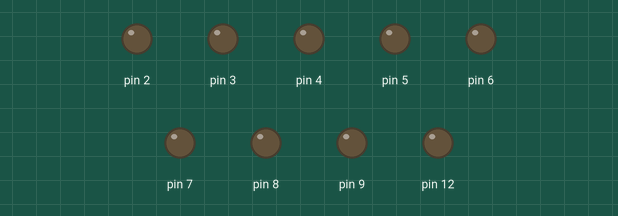
This sketch was run on a simulated Arduino Uno, built with avr-gcc and run on an emulated ATmega328P. Shown: output pins drawn as LEDs (lit = HIGH).

Above: at 0.5 s.
At 1.5 s:
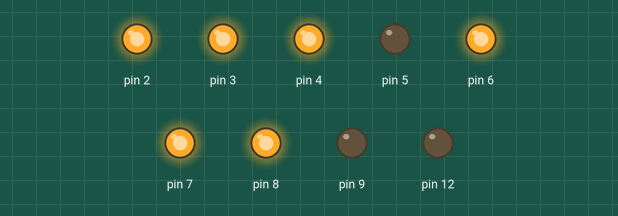
At 3.5 s:
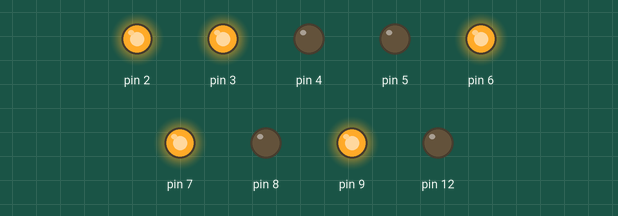
At 6.5 s:
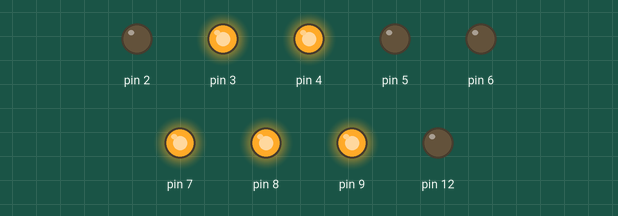
At 9.5 s:
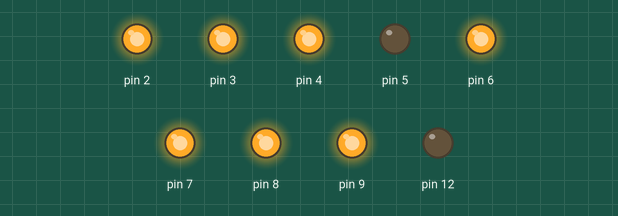
At 12.0 s:
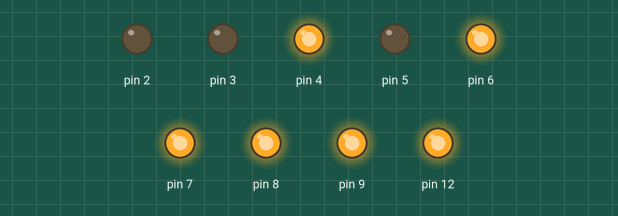
Timing chart, 0 to 16.9 s (numbered marks = the images above):
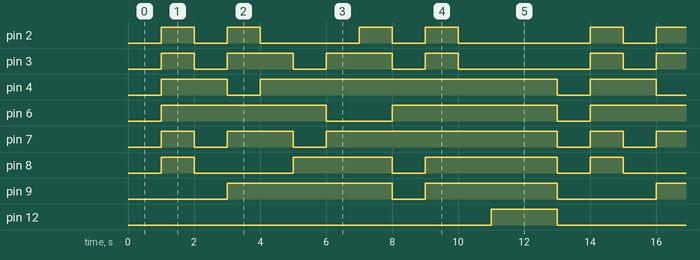

Measured:
- by itself, pin 2: repeats every 13.0 s: LOW 1.0 s, HIGH 1.0 s, LOW 3.0 s, HIGH 1.0 s, LOW 1.0 s, HIGH 1.0 s, LOW 4.0 s, HIGH 1.0 s
- by itself, pin 3: repeats every 13.0 s: 2 × (LOW 1.0 s, HIGH 2.0 s), LOW 1.0 s, HIGH 1.0 s, LOW 4.0 s, HIGH 1.0 s
- by itself, pin 4: repeats every 13.0 s: LOW 1.0 s, HIGH 9.0 s, LOW 1.0 s, HIGH 2.0 s
- by itself, pin 6: repeats every 13.0 s: LOW 2.0 s, HIGH 5.0 s, LOW 1.0 s, HIGH 5.0 s
- by itself, pin 7: repeats every 13.0 s: LOW 1.0 s, HIGH 2.0 s, LOW 1.0 s, HIGH 7.0 s, LOW 1.0 s, HIGH 1.0 s
- by itself, pin 8: repeats every 13.0 s: LOW 3.0 s, HIGH 3.0 s, LOW 1.0 s, HIGH 4.0 s, LOW 1.0 s, HIGH 1.0 s
- by itself, pin 9: repeats every 13.0 s: LOW 1.0 s, HIGH 4.0 s, LOW 3.0 s, HIGH 5.0 s
- by itself, pin 12: alternates HIGH for 2.0 s and LOW for 11.0 s

The sketch:

CONTADOR.ino
```cpp
void setup() {
  Serial.begin(9600);
  pinMode(2, OUTPUT);
  pinMode(3, OUTPUT);
  pinMode(4, OUTPUT);
  pinMode(5, OUTPUT);
  pinMode(6, OUTPUT);
  pinMode(7, OUTPUT);
  pinMode(8, OUTPUT);
  pinMode(9, OUTPUT);
  pinMode(12, OUTPUT);
}

void loop() {
  digitalWrite(12, 0);//buzzer
  digitalWrite(2, 0); //e
  digitalWrite(3, 0); //d
  digitalWrite(4, 0); //c
  digitalWrite(5, 0); //pt
  digitalWrite(6, 0); //b
  digitalWrite(7, 0); //a
  digitalWrite(8, 0); //f
  digitalWrite(9, 0); //g
  delay(1000);
  //CERO
  digitalWrite(2, 1); //e
  digitalWrite(3, 1); //d
  digitalWrite(4, 1); //c
  digitalWrite(5, 0); //pt
  digitalWrite(6, 1); //b
  digitalWrite(7, 1); //a
  digitalWrite(8, 1); //f
  digitalWrite(9, 0); //g
  delay(1000);
  //UNO
  digitalWrite(2, 0); //e
  digitalWrite(3, 0); //d
  digitalWrite(4, 1); //c
  digitalWrite(5, 0); //pt
  digitalWrite(6, 1); //b
  digitalWrite(7, 0); //a
  digitalWrite(8, 0); //f
  digitalWrite(9, 0); //g
  delay(1000);
  //DOS
  digitalWrite(2, 1); //e
  digitalWrite(3, 1); //d
  digitalWrite(4, 0); //c
  digitalWrite(5, 0); //pt
  digitalWrite(6, 1); //b
  digitalWrite(7, 1); //a
  digitalWrite(8, 0); //f
  digitalWrite(9, 1); //g
  delay(1000);
  //TRES
  digitalWrite(2, 0); //e
  digitalWrite(3, 1); //d
  digitalWrite(4, 1); //c
  digitalWrite(5, 0); //pt
  digitalWrite(6, 1); //b
  digitalWrite(7, 1); //a
  digitalWrite(8, 0); //f
  digitalWrite(9, 1); //g
  delay(1000);
  //CUATRO
  digitalWrite(2, 0); //e
  digitalWrite(3, 0); //d
  digitalWrite(4, 1); //c
  digitalWrite(5, 0); //pt
  digitalWrite(6, 1); //b
  digitalWrite(7, 0); //a
  digitalWrite(8, 1); //f
  digitalWrite(9, 1); //g
  delay(1000);
  //CINCO
  digitalWrite(2, 0); //e
  digitalWrite(3, 1); //d
  digitalWrite(4, 1); //c
  digitalWrite(5, 0); //pt
  digitalWrite(6, 0); //b
  digitalWrite(7, 1); //a
  digitalWrite(8, 1); //f
  digitalWrite(9, 1); //g
  delay(1000);
  //SEIS
  digitalWrite(2, 1); //e
  digitalWrite(3, 1); //d
  digitalWrite(4, 1); //c
  digitalWrite(5, 0); //pt
  digitalWrite(6, 0); //b
  digitalWrite(7, 1); //a
  digitalWrite(8, 1); //f
  digitalWrite(9, 1); //g
  delay(1000);
  //SIETE
  digitalWrite(2, 0); //e
  digitalWrite(3, 0); //d
  digitalWrite(4, 1); //c
  digitalWrite(5, 0); //pt
  digitalWrite(6, 1); //b
  digitalWrite(7, 1); //a
  digitalWrite(8, 0); //f
  digitalWrite(9, 0); //g
  delay(1000);
  //OCHO
  digitalWrite(2, 1); //e
  digitalWrite(3, 1); //d
  digitalWrite(4, 1); //c
  digitalWrite(5, 0); //pt
  digitalWrite(6, 1); //b
  digitalWrite(7, 1); //a
  digitalWrite(8, 1); //f
  digitalWrite(9, 1); //g
  delay(1000);
  //NUEVE
  digitalWrite(2, 0); //e
  digitalWrite(3, 0); //d
  digitalWrite(4, 1); //c
  digitalWrite(5, 0); //pt
  digitalWrite(6, 1); //b
  digitalWrite(7, 1); //a
  digitalWrite(8, 1); //f
  digitalWrite(9, 1); //g
  delay(1000);
  digitalWrite(12, 1); //buzzer
  delay(2000);
}
```
